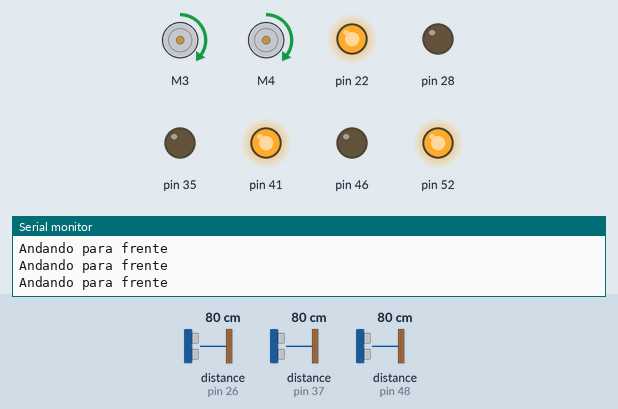
Simulated run of this sketch. Board: Arduino Mega 2560, built with avr-gcc and run on an emulated ATmega2560. Parts: 2 × DC motor (green arrow = forward, orange = backward, longer = faster), output pins drawn as LEDs (lit = HIGH), the last lines printed to the serial monitor. Inputs (shaded band) come from the test bench; at power-on: distance to the obstacle (sensors on pin 37, pin 26, pin 48) 80 cm.

Above: at 1.2 s.
1.3 s: distance to the obstacle (sensor on pin 37) set to 9 cm
4.3 s: distance to the obstacle (sensor on pin 37) set to 6 cm
At 5.7 s:
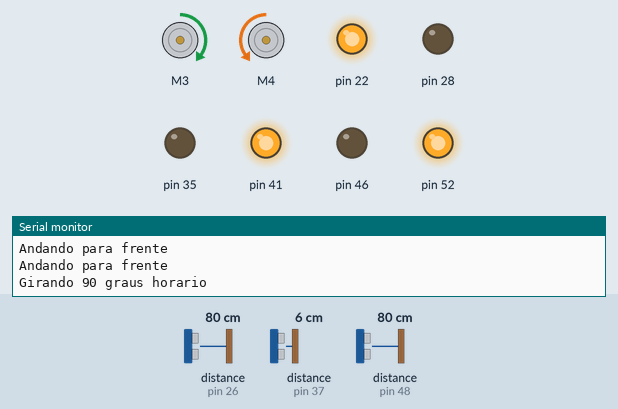
At 10.1 s:
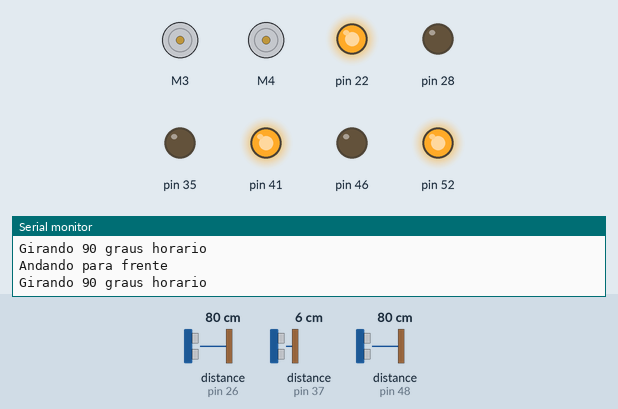
Timing chart, 0 to 13.3 s (numbered marks = the images above; inputs shaded):
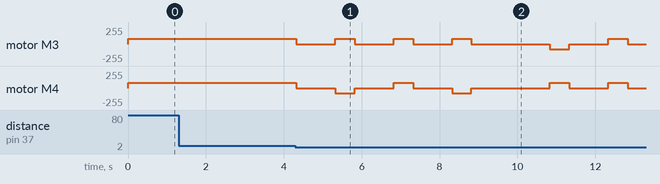

Measured:
- the behaviour switches between 8 and 7 cm on distance to the obstacle (sensor on pin 37) (found by bisection; images 0 and 1)
- after the input at 4.3 s, motor M3: forward 80/255 → stopped at once, → forward 80/255 1.0 s later, → stopped 0.50 s later, → forward 80/255 1.0 s later, … (11 changes in this stretch); motor M4: forward 80/255 → stopped at once, → backward 80/255 1.0 s later, → stopped 0.50 s later, → forward 80/255 1.0 s later, … (11 changes in this stretch)

The sketch:

robo-aspirador.ino
```cpp
#include <Ultrasonic.h>
#include <AFMotor.h>
#define TEMPOROT 500 //delay rot 90
#define TEMPOCOMP 500 //delay 180
#define DISTF 8
#define DISTLAT 5
#define TRANS 50
bool rot_hora = true; // True = permite rotacao horario
bool preso = false;
bool inicio_forcado = false;
bool comeco = true;
int cont_rotacao = 0;
float distancia_frente = 100;
float distancia_esquerda = 100;
float distancia_direita = 100;

Ultrasonic sensor_esquerda(24,26);
Ultrasonic sensor_direita(50,48);
Ultrasonic sensor_frente(39, 37);
//esquerda vcc Preta 22, Branco 24, Verde 26, Laranja 28
//direita amarelo-amarelo 46, branco-laranja 48, verde-vermelho 50, vcc amarelo-marrom 52
//frente grd 35, 37, 39, vcc 41

AF_DCMotor motor_esquerda(4); // Motor 1
AF_DCMotor motor_direita(3); // Motor 2

void parar()
{
    motor_direita.run(RELEASE);
    motor_esquerda.run(RELEASE);
    delay(1000);
}

void rotacao_horario()
{
    parar();
    motor_direita.run(FORWARD);
    motor_esquerda.run(BACKWARD);
    Serial.println("Girando 90 graus horario");
    delay(TEMPOROT); // testar o tempo
    parar();
}

void rotacao_anti_horario()
{
    parar();
    motor_direita.run(BACKWARD);
    motor_esquerda.run(FORWARD);
    Serial.println("Girando 90 graus anti horario");
    delay(TEMPOROT); // testar o tempo
    parar();
}

void andar_frente()
{
    motor_direita.run(FORWARD);
    motor_esquerda.run(FORWARD);
    Serial.println("Andando para frente");
}

void andar_tras()
{
    motor_direita.run(BACKWARD);
    motor_esquerda.run(BACKWARD);
    Serial.println("Andando para tras");
}

void rotacao_completa_horario()
{
    rotacao_horario();
    andar_frente();
    delay(TEMPOCOMP); // testar o tempo
    rotacao_horario();
    cont_rotacao++;
}

void rotacao_completa_anti_horario()
{
    rotacao_anti_horario();
    andar_frente();
    delay(TEMPOCOMP); // testar o tempo
    rotacao_anti_horario();
    cont_rotacao++;
}

void setup()
{
    Serial.begin(9600);
    motor_direita.setSpeed(80);
    motor_esquerda.setSpeed(80);
    pinMode(22,OUTPUT);
    digitalWrite(22,HIGH);
    pinMode(28,OUTPUT);
    digitalWrite(28,LOW);
    pinMode(52,OUTPUT);
    digitalWrite(52,HIGH);
    pinMode(46,OUTPUT);
    digitalWrite(46,LOW);
    pinMode(41,OUTPUT);
    digitalWrite(41,HIGH);
    pinMode(35,OUTPUT);
    digitalWrite(35,LOW);
}

void loop()
{
    if(comeco == true)
    {
      comeco = false;
      distancia_frente = 100;
      distancia_direita = 100;
      distancia_esquerda = 100;
      sensor_frente.timing();
    }
    else
    {
    distancia_frente = sensor_frente.timing();
    distancia_frente = distancia_frente / 58;
    distancia_esquerda = sensor_esquerda.timing();
    distancia_esquerda = distancia_esquerda / 58;
    distancia_direita = sensor_direita.timing();
    distancia_direita = distancia_direita / 58;
    }


    if(preso == true)
    {
        andar_tras();
        if(distancia_direita > DISTLAT || distancia_esquerda > DISTLAT)
        {
            inicio_forcado = true;
            preso = false;
        }
    }

    if (preso == false && (distancia_frente < DISTF || inicio_forcado == true))
    {
        inicio_forcado = false;
        if (distancia_direita < DISTLAT && distancia_esquerda < DISTLAT)
        {
            preso = true;
            Serial.println("preso");
        }
        else
        {
            if (rot_hora == true) //True = permite rotacao horario
            {
                if (distancia_direita < DISTLAT)
                {
                    if (cont_rotacao != 0 && cont_rotacao % TRANS == 0) // tranversal
                    {
                        rotacao_anti_horario(); // rotacao 90 graus
                    }
                    else
                    {
                        rotacao_completa_anti_horario(); // rotaciona antihorario
                    }
                }
                else
                {
                    if (cont_rotacao != 0 && cont_rotacao % TRANS == 0)
                    {
                        rotacao_horario();
                    }
                    else
                    {
                        rotacao_completa_horario();
                        rot_hora = false;
                    }
                }
            }//continuar recuo
            else/* if (rot_hora == false)*/ // permite rotacao antihorario
            {
                if (distancia_esquerda < DISTLAT)
                {
                    if (cont_rotacao != 0 && cont_rotacao % TRANS == 0)
                    {
                        rotacao_horario(); // transversal
                    }
                    else
                    {
                        rotacao_completa_horario();
                    }
                }
                else
                {
                    if (cont_rotacao != 0 && cont_rotacao % TRANS == 0)
                    {
                        rotacao_anti_horario(); //transversal
                    }
                    else
                    {
                        rotacao_completa_anti_horario();
                        rot_hora = true;
                    }
                }
            }
        }
    }
    else if (preso == false)
    {
        andar_frente();
    }
}
```

robo-aspirador.c
```cpp
#include <Ultrasonic.h>
#include <AFMotor.h>
#define TEMPOROT 500 //delay rot 90
#define TEMPOCOMP 500 //delay 180
#define DISTF 8
#define DISTLAT 5
#define TRANS 50
bool rot_hora = true; // True = permite rotacao horario
bool preso = false;
bool inicio_forcado = false;
bool comeco = true;
int cont_rotacao = 0;
float distancia_frente = 100;
float distancia_esquerda = 100;
float distancia_direita = 100;

Ultrasonic sensor_esquerda(24,26);
Ultrasonic sensor_direita(50,48);
Ultrasonic sensor_frente(39, 37);
//esquerda vcc Preta 22, Branco 24, Verde 26, Laranja 28
//direita amarelo-amarelo 46, branco-laranja 48, verde-vermelho 50, vcc amarelo-marrom 52
//frente grd 35, 37, 39, vcc 41

AF_DCMotor motor_esquerda(4); // Motor 1
AF_DCMotor motor_direita(3); // Motor 2

void parar()
{
    motor_direita.run(RELEASE);
    motor_esquerda.run(RELEASE);
    delay(1000);
}

void rotacao_horario()
{
    parar();
    motor_direita.run(FORWARD);
    motor_esquerda.run(BACKWARD);
    Serial.println("Girando 90 graus horario");
    delay(TEMPOROT); // testar o tempo
    parar();
}

void rotacao_anti_horario()
{
    parar();
    motor_direita.run(BACKWARD);
    motor_esquerda.run(FORWARD);
    Serial.println("Girando 90 graus anti horario");
    delay(TEMPOROT); // testar o tempo
    parar();
}

void andar_frente()
{
    motor_direita.run(FORWARD);
    motor_esquerda.run(FORWARD);
    Serial.println("Andando para frente");
}

void andar_tras()
{
    motor_direita.run(BACKWARD);
    motor_esquerda.run(BACKWARD);
    Serial.println("Andando para tras");
}

void rotacao_completa_horario()
{
    rotacao_horario();
    andar_frente();
    delay(TEMPOCOMP); // testar o tempo
    rotacao_horario();
    cont_rotacao++;
}

void rotacao_completa_anti_horario()
{
    rotacao_anti_horario();
    andar_frente();
    delay(TEMPOCOMP); // testar o tempo
    rotacao_anti_horario();
    cont_rotacao++;
}

void setup()
{
    Serial.begin(9600);
    motor_direita.setSpeed(80);
    motor_esquerda.setSpeed(80);
    pinMode(22,OUTPUT);
    digitalWrite(22,HIGH);
    pinMode(28,OUTPUT);
    digitalWrite(28,LOW);
    pinMode(52,OUTPUT);
    digitalWrite(52,HIGH);
    pinMode(46,OUTPUT);
    digitalWrite(46,LOW);
    pinMode(41,OUTPUT);
    digitalWrite(41,HIGH);
    pinMode(35,OUTPUT);
    digitalWrite(35,LOW);
}

void loop()
{
    if(comeco == true)
    {
      comeco = false;
      distancia_frente = 100;
      distancia_direita = 100;
      distancia_esquerda = 100;
      sensor_frente.timing();
    }
    else
    {
    distancia_frente = sensor_frente.timing();
    distancia_frente = distancia_frente / 58;
    distancia_esquerda = sensor_esquerda.timing();
    distancia_esquerda = distancia_esquerda / 58;
    distancia_direita = sensor_direita.timing();
    distancia_direita = distancia_direita / 58;
    }


    if(preso == true)
    {
        andar_tras();
        if(distancia_direita > DISTLAT || distancia_esquerda > DISTLAT)
        {
            inicio_forcado = true;
            preso = false;
        }
    }

    if (preso == false && (distancia_frente < DISTF || inicio_forcado == true))
    {
        inicio_forcado = false;
        if (distancia_direita < DISTLAT && distancia_esquerda < DISTLAT)
        {
            preso = true;
            Serial.println("preso");
        }
        else
        {
            if (rot_hora == true) //True = permite rotacao horario
            {
                if (distancia_direita < DISTLAT)
                {
                    if (cont_rotacao != 0 && cont_rotacao % TRANS == 0) // tranversal
                    {
                        rotacao_anti_horario(); // rotacao 90 graus
                    }
                    else
                    {
                        rotacao_completa_anti_horario(); // rotaciona antihorario
                    }
                }
                else
                {
                    if (cont_rotacao != 0 && cont_rotacao % TRANS == 0)
                    {
                        rotacao_horario();
                    }
                    else
                    {
                        rotacao_completa_horario();
                        rot_hora = false;
                    }
                }
            }//continuar recuo
            else/* if (rot_hora == false)*/ // permite rotacao antihorario
            {
                if (distancia_esquerda < DISTLAT)
                {
                    if (cont_rotacao != 0 && cont_rotacao % TRANS == 0)
                    {
                        rotacao_horario(); // transversal
                    }
                    else
                    {
                        rotacao_completa_horario();
                    }
                }
                else
                {
                    if (cont_rotacao != 0 && cont_rotacao % TRANS == 0)
                    {
                        rotacao_anti_horario(); //transversal
                    }
                    else
                    {
                        rotacao_completa_anti_horario();
                        rot_hora = true;
                    }
                }
            }
        }
    }
    else if (preso == false)
    {
        andar_frente();
    }
}
```
